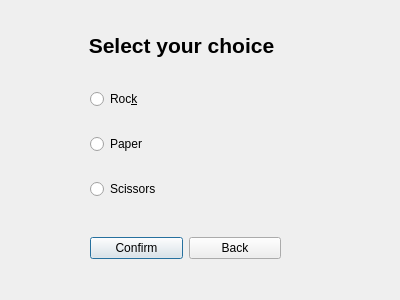
<?xml version="1.0" encoding="UTF-8"?>
<ui version="4.0">
 <class>GamePlay</class>
 <widget class="QDialog" name="GamePlay">
  <property name="geometry">
   <rect>
    <x>0</x>
    <y>0</y>
    <width>400</width>
    <height>300</height>
   </rect>
  </property>
  <property name="windowTitle">
   <string>Dialog</string>
  </property>
  <widget class="QLabel" name="gamePlayHeader">
   <property name="geometry">
    <rect>
     <x>86</x>
     <y>30</y>
     <width>191</width>
     <height>31</height>
    </rect>
   </property>
   <property name="text">
    <string>&lt;html&gt;&lt;head/&gt;&lt;body&gt;&lt;p align=&quot;center&quot;&gt;&lt;span style=&quot; font-size:16pt; font-weight:600;&quot;&gt;Select your choice&lt;/span&gt;&lt;/p&gt;&lt;/body&gt;&lt;/html&gt;</string>
   </property>
  </widget>
  <widget class="QWidget" name="layoutWidget">
   <property name="geometry">
    <rect>
     <x>90</x>
     <y>70</y>
     <width>191</width>
     <height>151</height>
    </rect>
   </property>
   <layout class="QVBoxLayout" name="verticalLayout">
    <item>
     <widget class="QRadioButton" name="rockButton">
      <property name="text">
       <string>Roc&amp;k</string>
      </property>
     </widget>
    </item>
    <item>
     <widget class="QRadioButton" name="paperButton">
      <property name="text">
       <string>Paper</string>
      </property>
     </widget>
    </item>
    <item>
     <widget class="QRadioButton" name="scissorButton">
      <property name="text">
       <string>Scissors</string>
      </property>
     </widget>
    </item>
   </layout>
  </widget>
  <widget class="QWidget" name="layoutWidget">
   <property name="geometry">
    <rect>
     <x>90</x>
     <y>230</y>
     <width>191</width>
     <height>36</height>
    </rect>
   </property>
   <layout class="QHBoxLayout" name="horizontalLayout">
    <item>
     <widget class="QPushButton" name="confirmButton">
      <property name="text">
       <string>Confirm</string>
      </property>
     </widget>
    </item>
    <item>
     <widget class="QPushButton" name="backButton">
      <property name="text">
       <string>Back</string>
      </property>
     </widget>
    </item>
   </layout>
  </widget>
 </widget>
 <resources/>
 <connections/>
</ui>
